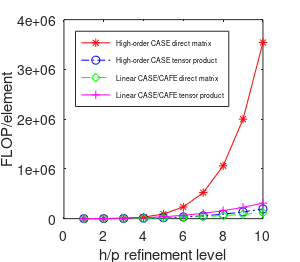

The MATLAB script that drew this image:
%Fix DOF
%close all
clear
NINT=[2:11]; %upto element order 10
NEL=1;
NNODE=NINT.^3;
a = NEL*(2*NINT.^6-NINT.^3);   %SEM with no tensor contraction (direct matrix product)
b = NEL*(12*NINT.^4+15*NINT.^3); %SEM with tensor contraction
NELFEM=(NINT-1).^3*NEL; %Total element number for h refinement (CAFE)
c=NELFEM*(2*2^6-2^3); %linear FEM/SEM with no tensor factorization (direct matrix product)
d=NELFEM*(12*2^4+15*2^3); %linear FEM/SEM with tensor factorization
plot(NINT-1,a,'-*r');
hold on 
plot(NINT-1,b,'-.ob');
hold on 
plot(NINT-1,c,'--dg');
hold on 
plot(NINT-1,d,'-+m');
lg=legend('High-order CASE direct matrix','High-order CASE tensor product','Linear CASE/CAFE direct matrix','Linear CASE/CAFE tensor product','Location','northwest');
set(lg,'FontSize',5)
lb1=xlabel('h/p refinement level');
lb2=ylabel('FLOP/element');
% set(lb1,'FontSize',20);
% set(lb2,'FontSize',20);
axis square
set(gca,'fontsize',10)
set(gcf,'PaperPosition',[0 0 3 2.62]);
set(gcf,'PaperSize',[3 2.62])
print(1,'-r300', '-dpdf',strcat('1'))